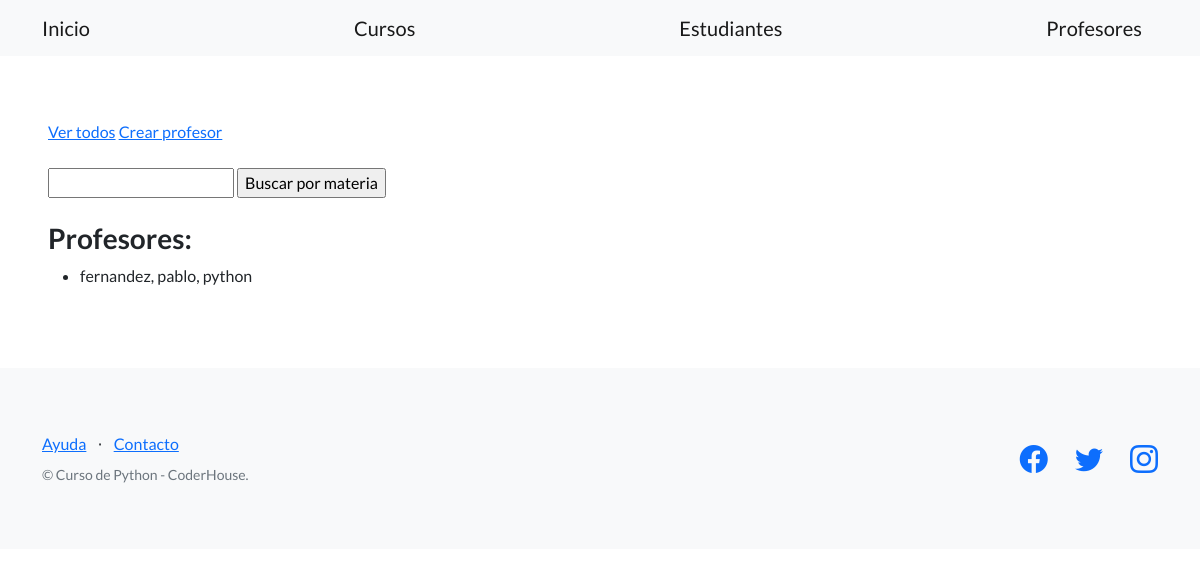
Before: /estudios/profesores/ with the older database file.
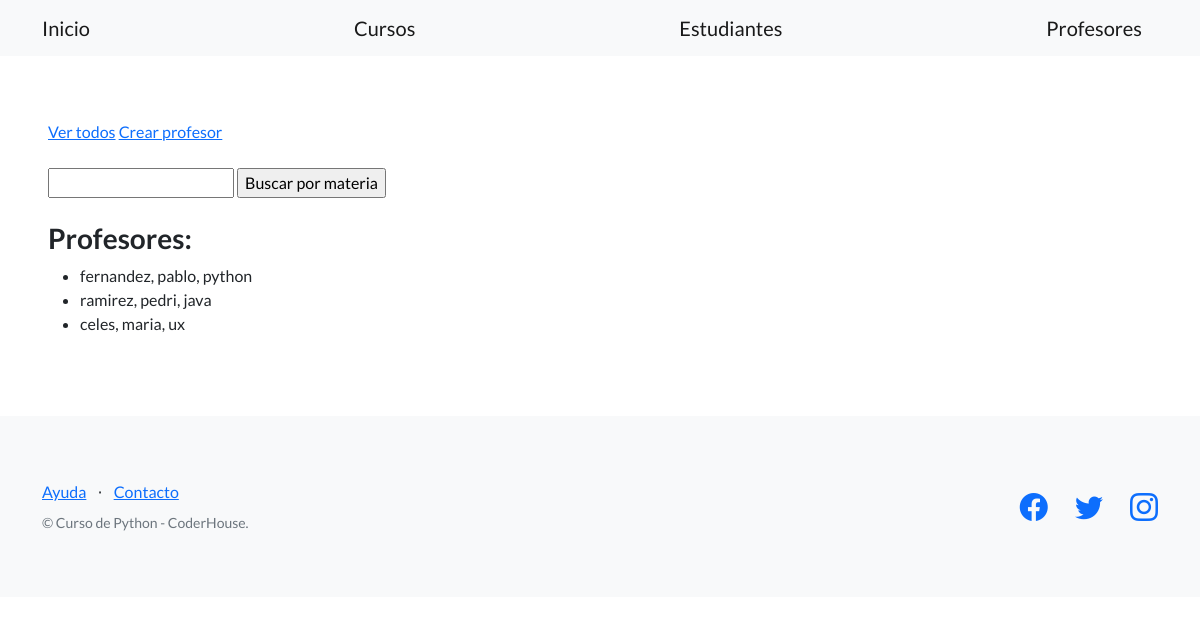
After: the same page with the newer database file.
### control_estudios/models.py (models this page shows, shortened)
class Profesor(models.Model):
    apellido = models.CharField(max_length=256)
    nombre = models.CharField(max_length=256)
    dni = models.CharField(max_length=32)
    email = models.EmailField(blank=True)
    fecha_nacimiento = models.DateField(null=True, blank=True)
    profesion = models.CharField(max_length=128)
    bio = models.TextField(blank=True)

### control_estudios/views.py (the view)
# urls.py: path("profesores/", listar_profesores, name="lista_profesores"),
def listar_profesores(request):
    contexto = {
        "profesores": Profesor.objects.all(),
    }
    http_response = render(
        request=request,
        template_name='control_estudios/lista_profesores.html',
        context=contexto,
    )
    return http_response

### control_estudios/templates/control_estudios/lista_profesores.html (shortened to what this page needs)
{% extends "base.html" %}
{% block contenido %}
<a href="{% url 'lista_profesores' %}">Ver todos</a>
<a href="{% url 'crear_profesor' %}">Crear profesor</a>
<br><br>
<form action="{% url 'buscar_profesores' %}" method="post">
  <input type="text" name="busqueda">
  <input type="submit" value="Buscar por materia">
</form>
<br>
<h3>Profesores: </h3>
<ul>
{% for profesor in profesores %}
  <li>
    {{ profesor.apellido}}, {{ profesor.nombre}}, {{profesor.profesion}}
  </li>
{% endfor %}
</ul>
{% endblock contenido %}

Changed rows visible on the page:
added Profesor: apellido "ramirez", nombre "pedri", profesion "java"
added Profesor: apellido "celes", nombre "maria", profesion "ux"
